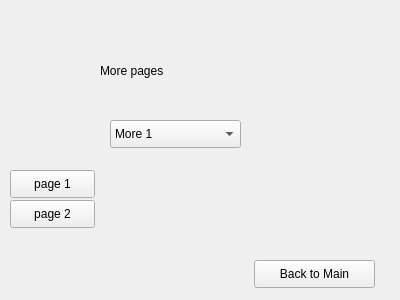
<?xml version="1.0" encoding="UTF-8"?>
<ui version="4.0">
 <class>Segment</class>
 <widget class="QWidget" name="Segment">
  <property name="geometry">
   <rect>
    <x>0</x>
    <y>0</y>
    <width>400</width>
    <height>300</height>
   </rect>
  </property>
  <property name="windowTitle">
   <string>Form</string>
  </property>
  <widget class="QStackedWidget" name="stackedWidget">
   <property name="geometry">
    <rect>
     <x>0</x>
     <y>0</y>
     <width>401</width>
     <height>301</height>
    </rect>
   </property>
   <widget class="QWidget" name="page">
    <widget class="QLabel" name="label">
     <property name="geometry">
      <rect>
       <x>100</x>
       <y>30</y>
       <width>211</width>
       <height>81</height>
      </rect>
     </property>
     <property name="text">
      <string>More pages</string>
     </property>
    </widget>
    <widget class="QComboBox" name="comboBox">
     <property name="geometry">
      <rect>
       <x>110</x>
       <y>120</y>
       <width>131</width>
       <height>28</height>
      </rect>
     </property>
     <item>
      <property name="text">
       <string>More 1</string>
      </property>
     </item>
     <item>
      <property name="text">
       <string>More 2</string>
      </property>
     </item>
     <item>
      <property name="text">
       <string>More 3</string>
      </property>
     </item>
    </widget>
    <widget class="QPushButton" name="buttonPage1">
     <property name="geometry">
      <rect>
       <x>10</x>
       <y>170</y>
       <width>85</width>
       <height>28</height>
      </rect>
     </property>
     <property name="text">
      <string>page 1</string>
     </property>
    </widget>
    <widget class="QPushButton" name="buttonPage2">
     <property name="geometry">
      <rect>
       <x>10</x>
       <y>200</y>
       <width>85</width>
       <height>28</height>
      </rect>
     </property>
     <property name="text">
      <string>page 2</string>
     </property>
    </widget>
    <widget class="QPushButton" name="buttonBackMain">
     <property name="geometry">
      <rect>
       <x>254</x>
       <y>260</y>
       <width>121</width>
       <height>28</height>
      </rect>
     </property>
     <property name="text">
      <string>Back to Main</string>
     </property>
    </widget>
   </widget>
   <widget class="QWidget" name="page_2">
    <widget class="QPushButton" name="buttonBack">
     <property name="geometry">
      <rect>
       <x>300</x>
       <y>260</y>
       <width>85</width>
       <height>28</height>
      </rect>
     </property>
     <property name="text">
      <string>Back</string>
     </property>
    </widget>
    <widget class="QRadioButton" name="radioButton">
     <property name="geometry">
      <rect>
       <x>80</x>
       <y>50</y>
       <width>107</width>
       <height>26</height>
      </rect>
     </property>
     <property name="text">
      <string>Page 1</string>
     </property>
    </widget>
   </widget>
   <widget class="QWidget" name="page_5">
    <widget class="QPushButton" name="buttonBack2">
     <property name="geometry">
      <rect>
       <x>300</x>
       <y>260</y>
       <width>85</width>
       <height>28</height>
      </rect>
     </property>
     <property name="text">
      <string>Back</string>
     </property>
    </widget>
    <widget class="QCheckBox" name="checkBox">
     <property name="geometry">
      <rect>
       <x>100</x>
       <y>110</y>
       <width>91</width>
       <height>26</height>
      </rect>
     </property>
     <property name="text">
      <string>Page 2</string>
     </property>
    </widget>
   </widget>
  </widget>
 </widget>
 <resources/>
 <connections/>
</ui>
